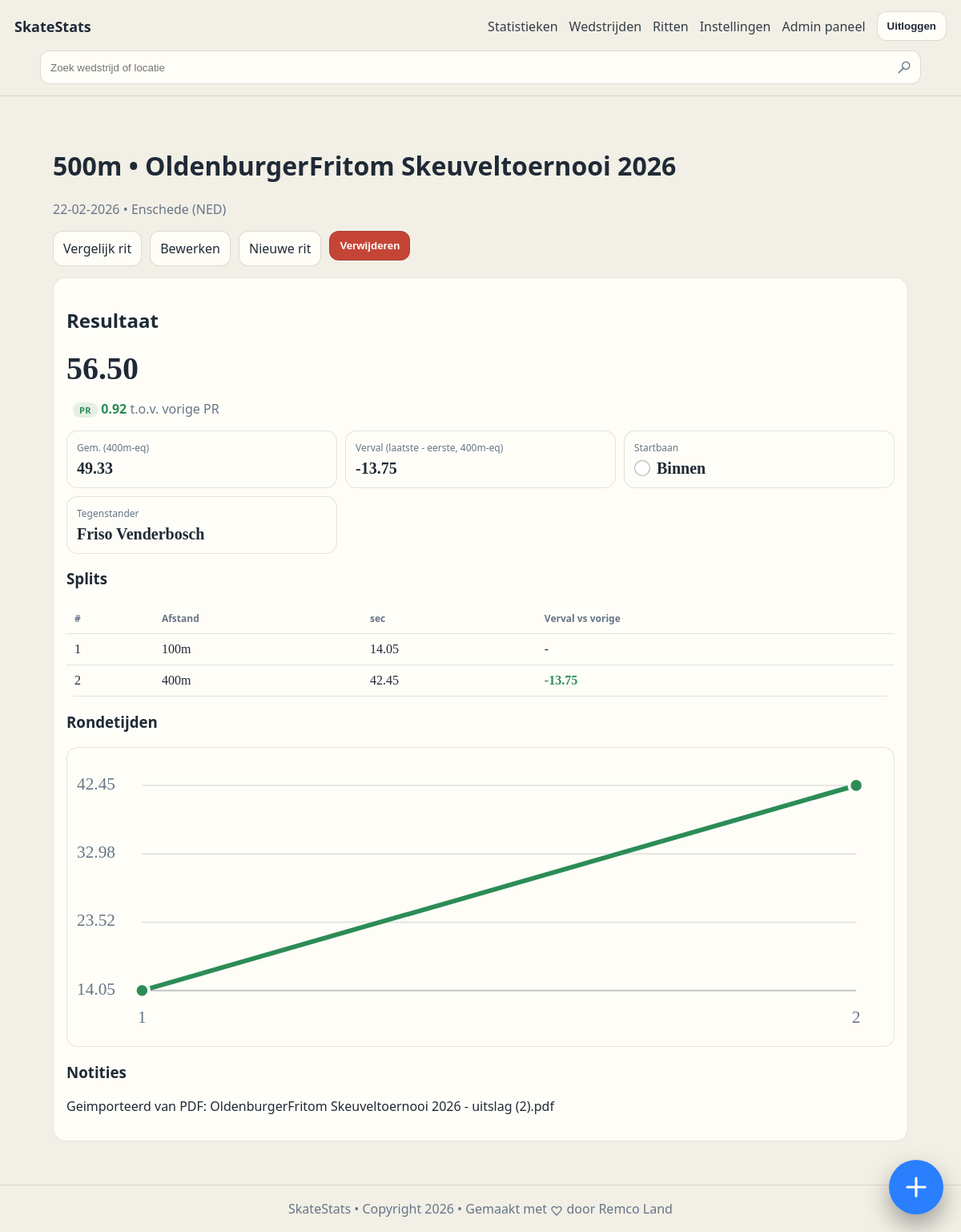
/races/715 (signed in), run on an earlier commit of the app's database.
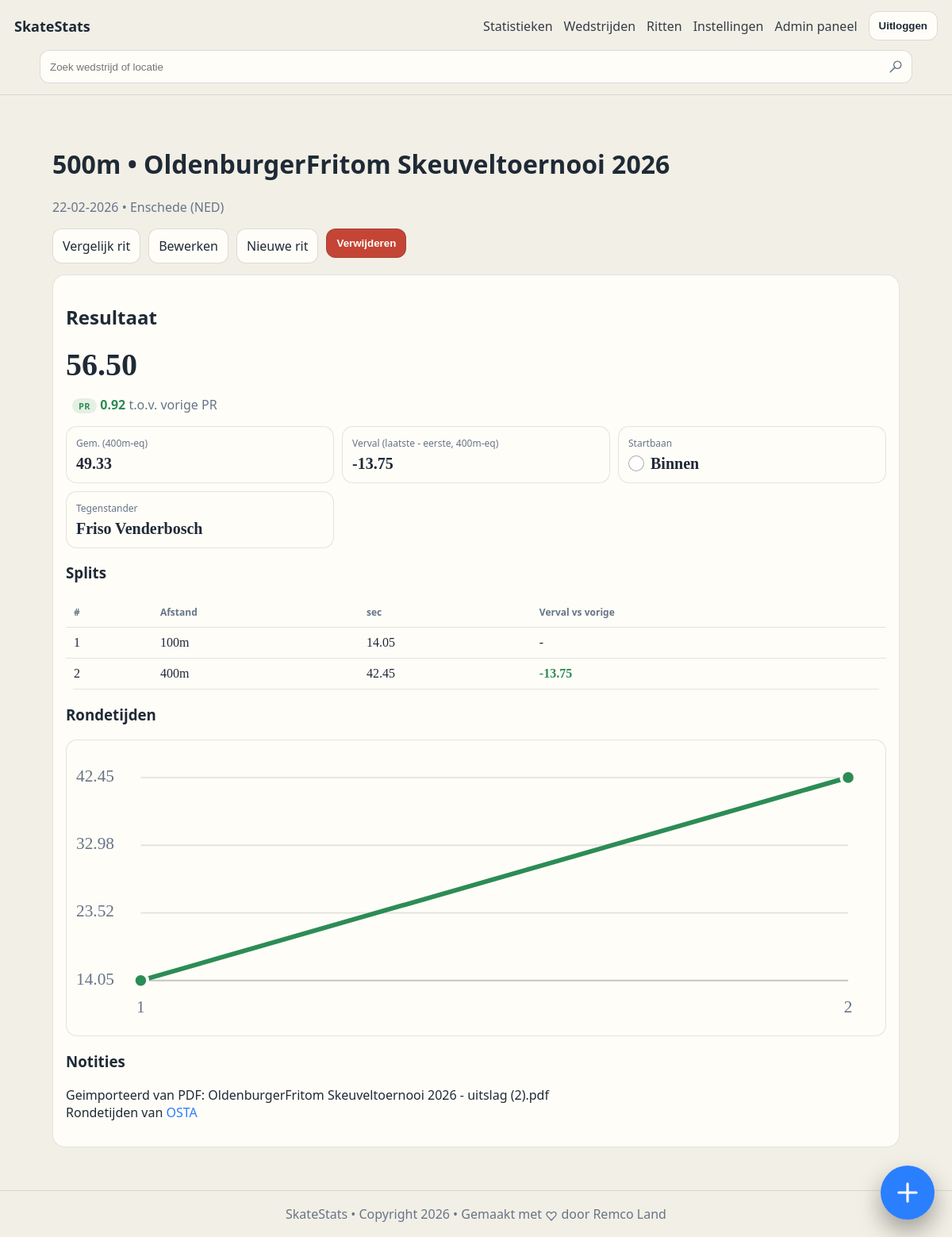
And on a later commit of the database.
### tables this page shows
CREATE TABLE race (
              id INTEGER PRIMARY KEY AUTOINCREMENT,
              competition_id INTEGER NOT NULL,
              skater_id INTEGER NOT NULL,
              distance_m INTEGER NOT NULL,
              category TEXT,
              class_name TEXT,
              lane TEXT,
              opponent TEXT,
              total_time_ms INTEGER,
              laps_csv TEXT,   -- "30.12,31.00,31.50"
              dnf INTEGER NOT NULL DEFAULT 0,
              notes TEXT,
              created_at TEXT NOT NULL,
              FOREIGN KEY (competition_id) REFERENCES competition(id) ON DELETE CASCADE,
              FOREIGN KEY (skater_id) REFERENCES skater(id) ON DELETE RESTRICT
            );

CREATE TABLE competition (
              id INTEGER PRIMARY KEY AUTOINCREMENT,
              name TEXT NOT NULL,
              venue TEXT,
              competition_date TEXT NOT NULL, -- YYYY-MM-DD
              notes TEXT,
              created_at TEXT NOT NULL
            , owner_user_id INTEGER);

### app/main.py (the view)
@app.get("/races/{race_id}", response_class=HTMLResponse)
def race_detail(request: Request, race_id: int):
    current_user = require_user(request)
    with db() as conn:
        r = conn.execute(
            """
            SELECT r.*, c.name AS competition_name, c.venue, c.competition_date
            FROM race r
            JOIN competition c ON c.id = r.competition_id
            WHERE r.id = ? AND r.skater_id = ? AND c.owner_user_id = ?
            """,
            (race_id, int(current_user["skater_id"]), int(current_user["id"])),
        ).fetchone()
        history_rows = conn.execute(
            """
            SELECT r.id, r.distance_m, r.total_time_ms, r.dnf, c.competition_date
            FROM race r
            JOIN competition c ON c.id = r.competition_id
            WHERE r.skater_id = ? AND c.owner_user_id = ?
            ORDER BY c.competition_date ASC, r.id ASC
            """,
            (int(current_user["skater_id"]), int(current_user["id"])),
        ).fetchall()
    if not r:
        return HTMLResponse("Race not found", status_code=404)
    laps = laps_from_csv(r["laps_csv"])
    split_rows = build_split_rows(laps, r["distance_m"])
    metrics = compute_race_metrics(laps, r["distance_m"])
    split_chart = build_split_chart(laps)
    pr_progress = build_pr_progress(history_rows)
    pr_context = pr_progress.get(
        race_id,
        {"is_pr": False, "previous_pr_ms": None, "delta_vs_previous_pr_ms": None, "delta_abs_ms": None},
    )
    return render(
        request,
        "race_detail.html",
        race=r,
        laps=laps,
        split_rows=split_rows,
        metrics=metrics,
        split_chart=split_chart,
        pr_context=pr_context,
        fmt_ms=fmt_ms,
        fmt_date=fmt_date_ymd_to_dmy,
        fmt_sec=fmt_sec,
        format_notes_html=format_notes_html,
    )

### app/main.py (called while the page is built)
def fmt_date_ymd_to_dmy(ymd: str | None) -> str:
    if not ymd:
        return "-"
    try:
        d = datetime.strptime(ymd, "%Y-%m-%d")
        return d.strftime("%d-%m-%Y")
    except ValueError:
        return ymd

def db() -> sqlite3.Connection:
    conn = sqlite3.connect(DB_PATH)
    conn.execute("PRAGMA foreign_keys = ON")
    conn.row_factory = sqlite3.Row
    return conn

def get_user_by_id(conn: sqlite3.Connection, user_id: int) -> Optional[sqlite3.Row]:
    return conn.execute(
        """
        SELECT u.*, s.name AS skater_name
        FROM user u
        JOIN skater s ON s.id = u.skater_id
        WHERE u.id = ?
        """,
        (user_id,),
    ).fetchone()

def normalize_theme_preference(raw_value: str) -> str:
    value = (raw_value or "").strip().lower()
    if value == "light":
        return "light"
    if value == "system":
        return "system"
    return "dark"

def resolved_theme(theme_preference: str) -> str:
    return "dark" if normalize_theme_preference(theme_preference) == "system" else normalize_theme_preference(theme_preference)

def render(request: Request, template_name: str, **ctx) -> HTMLResponse:
    tpl = templates_env.get_template(template_name)
    current_user = getattr(request.state, "user", None)
    html = tpl.render(
        app_title=APP_TITLE,
        request=request,
        current_user=current_user,
        owner_name=current_user["skater_name"] if current_user else OWNER_NAME,
        theme_preference=normalize_theme_preference(current_user["theme_preference"]) if current_user else "dark",
        active_theme=resolved_theme(current_user["theme_preference"]) if current_user else "dark",
        **ctx,
    )
    return HTMLResponse(html)

def require_user(request: Request) -> sqlite3.Row:
    current_user = getattr(request.state, "user", None)
    if current_user is None:
        raise RuntimeError("missing authenticated user")
    return current_user

def fmt_ms(ms: Optional[int]) -> str:
    if ms is None:
        return "-"
    sign = "-" if ms < 0 else ""
    total_seconds = abs(ms) / 1000.0
    minutes = int(total_seconds // 60)
    seconds = total_seconds - (minutes * 60)
    if minutes > 0:
        return f"{sign}{minutes}:{seconds:05.2f}"
    return f"{sign}{seconds:.2f}"

def opening_split_m(distance_m: int) -> int:
    if distance_m == 500:
        return 100
    if distance_m == 1500:
        return 300
    if distance_m == 100:
        return 100
    return 200

### app/templates/race_detail.html (shortened to what this page needs)
﻿{% extends "base.html" %}
{% block content %}
  <h1>{{ race.distance_m }}m &bull; {{ race.competition_name }}</h1>
  <p class="muted">
    {{ fmt_date(race.competition_date) }}
    {% if race.venue %} &bull; {{ race.venue }}{% endif %}
  </p>
  <div class="row-actions">
    <a class="btn" href="/races/{{ race.id }}/compare">Vergelijk rit</a>
    <a class="btn" href="/races/{{ race.id }}/edit">Bewerken</a>
    <a class="btn" href="/races/new?competition_id={{ race.competition_id }}">Nieuwe rit</a>
    <form method="post" action="/races/{{ race.id }}/delete" class="inline-form" onsubmit="return confirm('Weet je zeker dat je deze rit wilt verwijderen?');">
      <button type="submit" class="btn btn-danger">Verwijderen</button>
    </form>
  </div>
  <section class="card">
    <h2>Resultaat</h2>
    <p class="big mono">{{ fmt_ms(race.total_time_ms) }}{% if race.dnf == 1 %} (DNF){% endif %}</p>
    <p class="muted">
      {% if pr_context.is_pr %}
        <span class="badge-pr">PR</span>
      {% endif %}
      {% if pr_context.previous_pr_ms is not none and pr_context.delta_vs_previous_pr_ms is not none %}
        <span class="{% if pr_context.delta_vs_previous_pr_ms <= 0 %}delta-good{% else %}delta-bad{% endif %}">
          {% if pr_context.delta_vs_previous_pr_ms > 0 %}+{% endif %}{{ fmt_ms(pr_context.delta_abs_ms) }}
        </span>
        t.o.v. vorige PR
      {% else %}
        Eerste geregistreerde tijd op deze afstand.
      {% endif %}
    </p>
    <div class="grid3">
      <div class="stat">
        <div class="label">Gem. (400m-eq)</div>
        <div class="value mono">
          {% if metrics.avg_400 is not none %}
            {{ "%.2f"|format(metrics.avg_400) }}
          {% else %}
            -
          {% endif %}
        </div>
      </div>
      <div class="stat">
        <div class="label">Verval (laatste - eerste, 400m-eq)</div>
        <div class="value mono">
          {% if metrics.fade_400eq is not none %}
            {{ "%.2f"|format(metrics.fade_400eq) }}
          {% else %}
            -
          {% endif %}
        </div>
      </div>
      {% if race.lane %}
        <div class="stat">
          <div class="label">Startbaan</div>
          <div class="value mono lane-indicator">
            {% set lane_value = race.lane or "" %}
            {% set lane_norm = lane_value|lower %}
            {% if "binnen" in lane_norm %}
              <span class="lane-dot lane-dot-indoor" aria-label="Binnenbaan" title="Binnenbaan"></span>
            {% elif "buiten" in lane_norm %}
              <span class="lane-dot lane-dot-outdoor" aria-label="Buitenbaan" title="Buitenbaan"></span>
            {% else %}
              <span class="lane-dot lane-dot-unknown" aria-label="{{ race.lane }}" title="{{ race.lane }}"></span>
            {% endif %}
            <span>{{ race.lane }}</span>
          </div>
        </div>
      {% endif %}
      {% if race.opponent %}
        <div class="stat">
          <div class="label">Tegenstander</div>
          <div class="value mono">{{ race.opponent }}</div>
        </div>
      {% endif %}
    </div>
    {% if laps|length > 0 %}
      <h3>Splits</h3>
      <table>
        <thead>
          <tr><th>#</th><th>Afstand</th><th>sec</th><th>Verval vs vorige</th></tr>
        </thead>
        <tbody>
          {% for split in split_rows %}
            <tr>
              <td class="mono">{{ split.index }}</td>
              <td class="mono">{{ split.distance_m if split.distance_m is not none else "-" }}m</td>
              <td class="mono">{{ "%.2f"|format(split.seconds) }}</td>
              <td class="mono">
                {% if split.delta_prev_400eq is not none %}
                  <span class="{% if split.delta_prev_400eq <= 0 %}delta-good{% else %}delta-bad{% endif %}">
                    {% if split.delta_prev_400eq > 0 %}+{% endif %}{{ fmt_sec(split.delta_prev_400eq) }}
                  </span>
                {% else %}
                  -
                {% endif %}
              </td>
            </tr>
          {% endfor %}
        </tbody>
      </table>
    {% else %}
      <p class="muted">Geen rondetijden ingevuld.</p>
    {% endif %}
    {% if split_chart %}
      <h3>Rondetijden</h3>
      <div class="split-chart-wrap">
        <svg
          class="split-chart"
          viewBox="0 0 {{ split_chart.width }} {{ split_chart.height }}"
          preserveAspectRatio="xMidYMid meet"
          aria-label="Grafiek van rondetijden"
        >
          {% for tick in split_chart.y_ticks %}
            <line
              x1="{{ split_chart.left_padding }}"
              y1="{{ tick.y }}"
              x2="{{ split_chart.width - split_chart.right_padding }}"
              y2="{{ tick.y }}"
              class="split-chart-grid"
            ></line>
            <text x="0" y="{{ tick.y }}" class="split-chart-axis">{{ tick.label }}</text>
          {% endfor %}
          <line
            x1="{{ split_chart.left_padding }}"
            y1="{{ split_chart.baseline_y }}"
            x2="{{ split_chart.width - split_chart.right_padding }}"
            y2="{{ split_chart.baseline_y }}"
            class="split-chart-grid split-chart-grid-strong"
          ></line>
          <polyline points="{{ split_chart.points }}" class="split-chart-line" pathLength="100"></polyline>
          {% for point in split_chart.circles %}
            <circle cx="{{ point.x }}" cy="{{ point.y }}" r="4.5" class="split-chart-point"></circle>
            <text x="{{ point.x }}" y="{{ split_chart.baseline_y + 18 }}" class="split-chart-axis split-chart-axis-x">{{ point.label }}</text>
          {% endfor %}
        </svg>
      </div>
    {% endif %}
    {% if race.notes %}
      <h3>Notities</h3>
      <p class="notes-block">{{ format_notes_html(race.notes) }}</p>
    {% endif %}
  </section>
{% endblock %}

### app/templates/base.html (shortened to what this page needs)
﻿<!doctype html>
<html lang="nl" data-theme="{{ active_theme }}" data-theme-preference="{{ theme_preference }}">
  <head>
    <link rel="stylesheet" href="/static/style.css" />
  </head>
  <body data-theme="{{ active_theme }}" data-theme-preference="{{ theme_preference }}">
    <header class="topbar">
      <div class="brand">
        <a href="/">{{ app_title }}</a>
      </div>
      {% if current_user %}
        <form method="get" action="/competitions" class="nav-search nav-search-desktop" role="search">
          <input
            type="search"
            name="q"
            value="{{ selected_query or '' }}"
            placeholder="Zoek wedstrijd of locatie"
            aria-label="Zoek op wedstrijd of locatie"
          />
        </form>
        <nav class="nav-desktop">
          <a href="/stats">Statistieken</a>
          <a href="/competitions">Wedstrijden</a>
          <a href="/races">Ritten</a>
          <a href="/account/settings">Instellingen</a>
          {% if current_user.is_admin == 1 %}
            <a href="/admin/users">Admin paneel</a>
          {% endif %}
          <form method="post" action="/logout" class="inline-form">
            <button type="submit" class="btn-secondary">Uitloggen</button>
          </form>
        </nav>
      {% endif %}
    </header>
    <main class="container">
      {% block content %}{% endblock %}
    </main>
    {% if current_user %}
      <div class="fab-menu" data-open="false">
        <button type="button" class="fab-toggle" aria-label="Snelle acties" aria-expanded="false">
          <span class="line-md-icon" style="--icon-url:url('/static/icons/line-md/plus.svg');" aria-hidden="true"></span>
        </button>
      </div>
    {% endif %}
    <footer class="footer">
      <span>SkateStats &bull; Copyright 2026 &bull; Gemaakt met <span class="line-md-icon" style="--icon-url:url('/static/icons/line-md/heart.svg');" aria-hidden="true"></span> door Remco Land</span>
    </footer>
  </body>
</html>

What changed in the data, as far as the page shows it:
changed race "Binnen": notes "Geimporteerd van PDF: OldenburgerFritom Skeuveltoernooi 2026 - uitslag (2).pdf" → "Geimporteerd van PDF: OldenburgerFritom Skeuveltoernooi 2026 - uitslag (2).pdf Rondetijden van OSTA"
